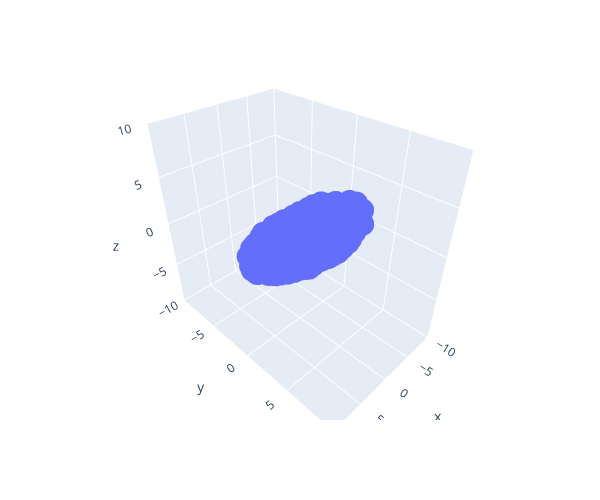

Write notebook code for a chart like this one.
### Markdown cell above
### [Tutorial] Visualize the Data

The cell below will allow you to view the data as a 3D scatterplot. Rotate the data around and zoom in and out using your trackpad or the controls at the top right of the figure.

You should see that the data is an ellipsoid that looks roughly like a surfboard or a hashbrown patty ([link](https://www.google.com/search?q=hashbrown+patty&source=lnms&tbm=isch)). It is pretty long in one direction, pretty wide in another, and relatively thin along its third dimension. We can think of these as the "length", "width", and "thickness" of the surfboard data.

Observe that the surfboard is not aligned with the x/y/z axes.

If you get an error that your browser does not support webgl, you may need to restart your kernel and/or browser.

### Code cell
# Run this cell to see the plot; no further action is needed.
fig = px.scatter_3d(surfboard, 
                    x='x', y='y', z='z', 
                    range_x = [-10, 10], range_y = [-10, 10], range_z = [-10, 10], height = 500, width = 600)
fig.show()

### Figure 1 — Plotly figure (JSON) as saved in the notebook; plotly's stock layout.template omitted (floating-point values rounded to 4 significant figures; data arrays with more than 128 entries replaced by an {"elided": "..."} marker saying what was removed)
{"data": [{"hovertemplate": "x=%{x}<br>y=%{y}<br>z=%{z}<extra></extra>", "legendgroup": "", "marker": {"color": "#636efa", "symbol": "circle"}, "mode": "markers", "name": "", "scene": "scene", "showlegend": false, "type": "scatter3d", "x": {"elided": "1000 float values"}, "y": {"elided": "1000 float values"}, "z": {"elided": "1000 float values"}}], "layout": {"height": 500, "legend": {"tracegroupgap": 0}, "margin": {"t": 60}, "scene": {"domain": {"x": [0, 1], "y": [0, 1]}, "xaxis": {"range": [-10, 10], "title": {"text": "x"}}, "yaxis": {"range": [-10, 10], "title": {"text": "y"}}, "zaxis": {"range": [-10, 10], "title": {"text": "z"}}}, "width": 600}}
